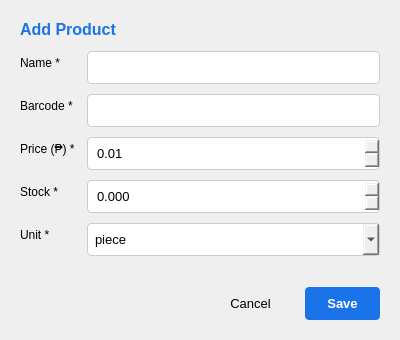
<?xml version="1.0" encoding="UTF-8"?>
<ui version="4.0">
 <class>ProductDialog</class>
 <widget class="QDialog" name="ProductDialog">
  <property name="geometry">
   <rect><x>0</x><y>0</y><width>400</width><height>340</height></rect>
  </property>
  <property name="windowTitle"><string>Product</string></property>
  <property name="modal"><bool>true</bool></property>
  <layout class="QVBoxLayout" name="mainLayout">
   <property name="leftMargin"><number>20</number></property>
   <property name="topMargin"><number>20</number></property>
   <property name="rightMargin"><number>20</number></property>
   <property name="bottomMargin"><number>20</number></property>
   <property name="spacing"><number>12</number></property>

   <item>
    <widget class="QLabel" name="lblTitle">
     <property name="text"><string>Add Product</string></property>
     <property name="styleSheet"><string>font-size:16px;font-weight:bold;color:#1a73e8;</string></property>
    </widget>
   </item>

   <item>
    <layout class="QFormLayout" name="formLayout">
     <property name="horizontalSpacing"><number>12</number></property>
     <property name="verticalSpacing"><number>10</number></property>
     <item row="0" column="0">
      <widget class="QLabel" name="lblName"><property name="text"><string>Name *</string></property></widget>
     </item>
     <item row="0" column="1">
      <widget class="QLineEdit" name="txtName">
       <property name="styleSheet"><string>QLineEdit{padding:7px;border:1px solid #ccc;border-radius:4px;font-size:13px;}QLineEdit:focus{border:1px solid #1a73e8;}</string></property>
      </widget>
     </item>
     <item row="1" column="0">
      <widget class="QLabel" name="lblBarcode"><property name="text"><string>Barcode *</string></property></widget>
     </item>
     <item row="1" column="1">
      <widget class="QLineEdit" name="txtBarcode">
       <property name="styleSheet"><string>QLineEdit{padding:7px;border:1px solid #ccc;border-radius:4px;font-size:13px;}QLineEdit:focus{border:1px solid #1a73e8;}</string></property>
      </widget>
     </item>
     <item row="2" column="0">
      <widget class="QLabel" name="lblPrice"><property name="text"><string>Price (₱) *</string></property></widget>
     </item>
     <item row="2" column="1">
      <widget class="QDoubleSpinBox" name="spinPrice">
       <property name="minimum"><double>0.010</double></property>
       <property name="maximum"><double>999999.000</double></property>
       <property name="decimals"><number>2</number></property>
       <property name="styleSheet"><string>QDoubleSpinBox{padding:7px;border:1px solid #ccc;border-radius:4px;font-size:13px;}</string></property>
      </widget>
     </item>
     <item row="3" column="0">
      <widget class="QLabel" name="lblStock"><property name="text"><string>Stock *</string></property></widget>
     </item>
     <item row="3" column="1">
      <widget class="QDoubleSpinBox" name="spinStock">
       <property name="minimum"><double>0.000</double></property>
       <property name="maximum"><double>999999.000</double></property>
       <property name="decimals"><number>3</number></property>
       <property name="styleSheet"><string>QDoubleSpinBox{padding:7px;border:1px solid #ccc;border-radius:4px;font-size:13px;}</string></property>
      </widget>
     </item>
     <item row="4" column="0">
      <widget class="QLabel" name="lblUnit"><property name="text"><string>Unit *</string></property></widget>
     </item>
     <item row="4" column="1">
      <widget class="QComboBox" name="cmbUnit">
       <property name="styleSheet"><string>QComboBox{padding:7px;border:1px solid #ccc;border-radius:4px;font-size:13px;}</string></property>
       <item><property name="text"><string>piece</string></property></item>
       <item><property name="text"><string>kg</string></property></item>
      </widget>
     </item>
    </layout>
   </item>

   <item>
    <spacer name="vertSpacer">
     <property name="orientation"><enum>Qt::Vertical</enum></property>
     <property name="sizeHint" stdset="0"><size><width>20</width><height>10</height></size></property>
    </spacer>
   </item>

   <item>
    <layout class="QHBoxLayout" name="btnLayout">
     <item>
      <spacer name="btnSpacer">
       <property name="orientation"><enum>Qt::Horizontal</enum></property>
       <property name="sizeHint" stdset="0"><size><width>40</width><height>20</height></size></property>
      </spacer>
     </item>
     <item>
      <widget class="QPushButton" name="btnCancel">
       <property name="text"><string>Cancel</string></property>
       <property name="styleSheet"><string>QPushButton{background:#eee;border:none;padding:9px 22px;border-radius:4px;font-size:13px;}QPushButton:hover{background:#ddd;}</string></property>
      </widget>
     </item>
     <item>
      <widget class="QPushButton" name="btnSave">
       <property name="text"><string>Save</string></property>
       <property name="styleSheet"><string>QPushButton{background:#1a73e8;color:white;border:none;padding:9px 22px;border-radius:4px;font-size:13px;font-weight:bold;}QPushButton:hover{background:#1558b0;}</string></property>
      </widget>
     </item>
    </layout>
   </item>

  </layout>
 </widget>
</ui>
